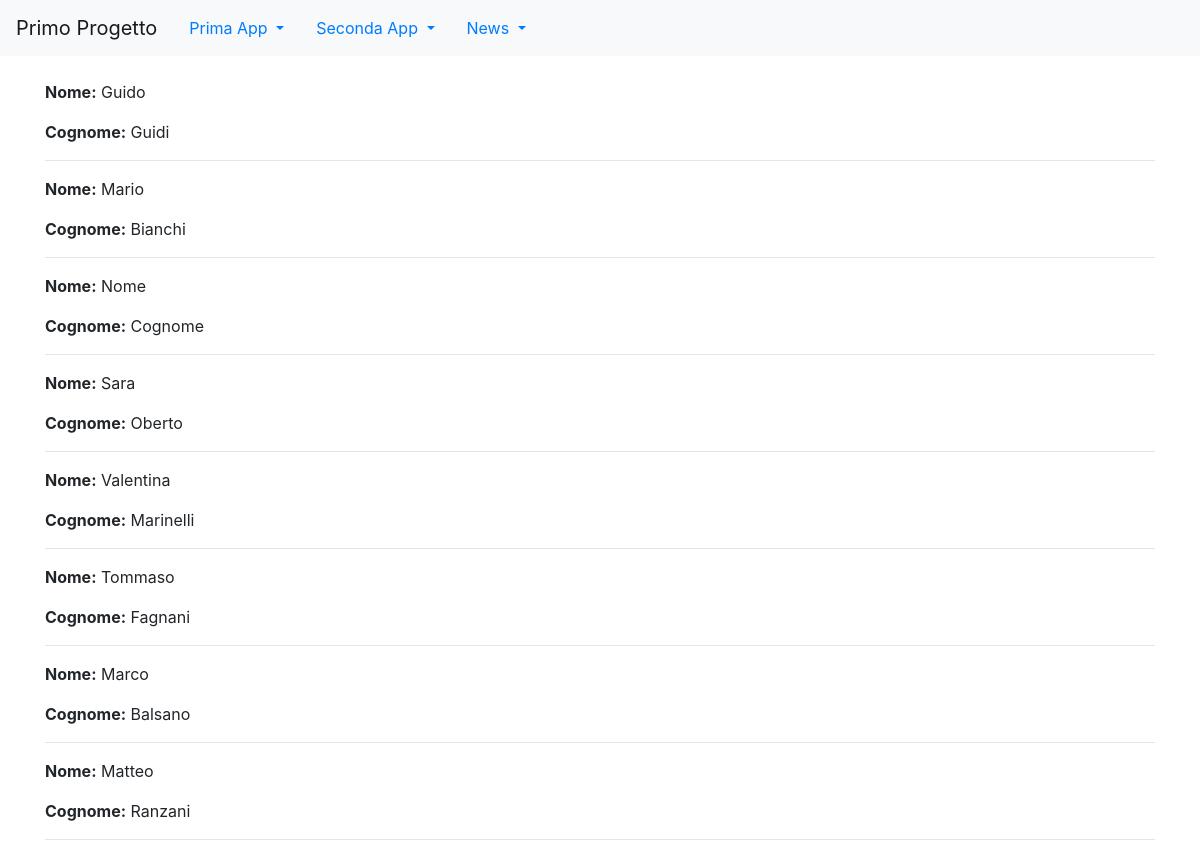
Page /news/lista_giornalisti/ on the committed database.
### news/models.py (models this page shows, shortened)
class Giornalista(models.Model):
    nome = models.CharField(max_length=20)
    cognome = models.CharField(max_length=20)
    anno_di_nascita = models.DateField(blank=True)
    class Meta:
        verbose_name = "Giornalista"
        verbose_name_plural = "Giornalisti"

### news/views.py (the view)
# urls.py: path("lista_giornalisti/", listaGiornalisti, name = "lista_giornalisti"),
def listaGiornalisti(request,pk=None):
    if(pk==None):
        giornalisti = Giornalista.objects.all()
    else:
        giornalisti = Giornalista.objects.filter(giornalista_id=pk)
    context = {
        'giornalisti' : giornalisti,
        'pk' : pk,
    }
    return render(request,'lista_giornalisti.html',context)

### news/templates/lista_giornalisti.html (shortened to what this page needs)
{% extends 'base.html'%}
{%block content%}
    {% for giornalista in giornalisti %}
        <p><strong>Nome:</strong>
            {{giornalista.nome}}
        </p>
        <p><strong>Cognome:</strong>
            {{giornalista.cognome}}
        </p>
        <hr>
    {% endfor %}
{%endblock content%}

### rows in the picture
Giornalista: nome "Guido", cognome "Guidi"
Giornalista: nome "Mario", cognome "Bianchi"
Giornalista: nome "Nome", cognome "Cognome"
Giornalista: nome "Sara", cognome "Oberto"
Giornalista: nome "Valentina", cognome "Marinelli"
Giornalista: nome "Tommaso", cognome "Fagnani"
Giornalista: nome "Marco", cognome "Balsano"
Giornalista: nome "Matteo", cognome "Ranzani"
